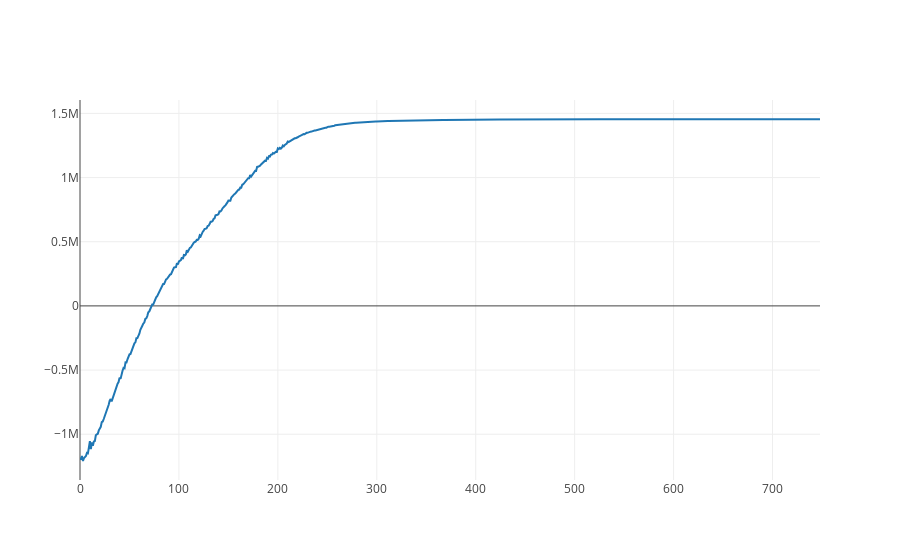

The notebook cell saved with this chart:
### Markdown cell above
For SVI, we can look at the values of the variational objective, likelihood, and KL terms as a function of iteration.

### Code cell
iplot([go.Scatter(x = range(len(inf_svi.elbos)), y = inf_svi.elbos)])

### Figure 1 — Plotly figure (JSON) as saved in the notebook; plotly's stock layout.template omitted (floating-point values rounded to 4 significant figures; data arrays with more than 128 entries replaced by an {"elided": "..."} marker saying what was removed)
{"data": [{"type": "scatter", "x": {"elided": "749 int values"}, "y": {"elided": "749 float values"}}], "layout": {}}
